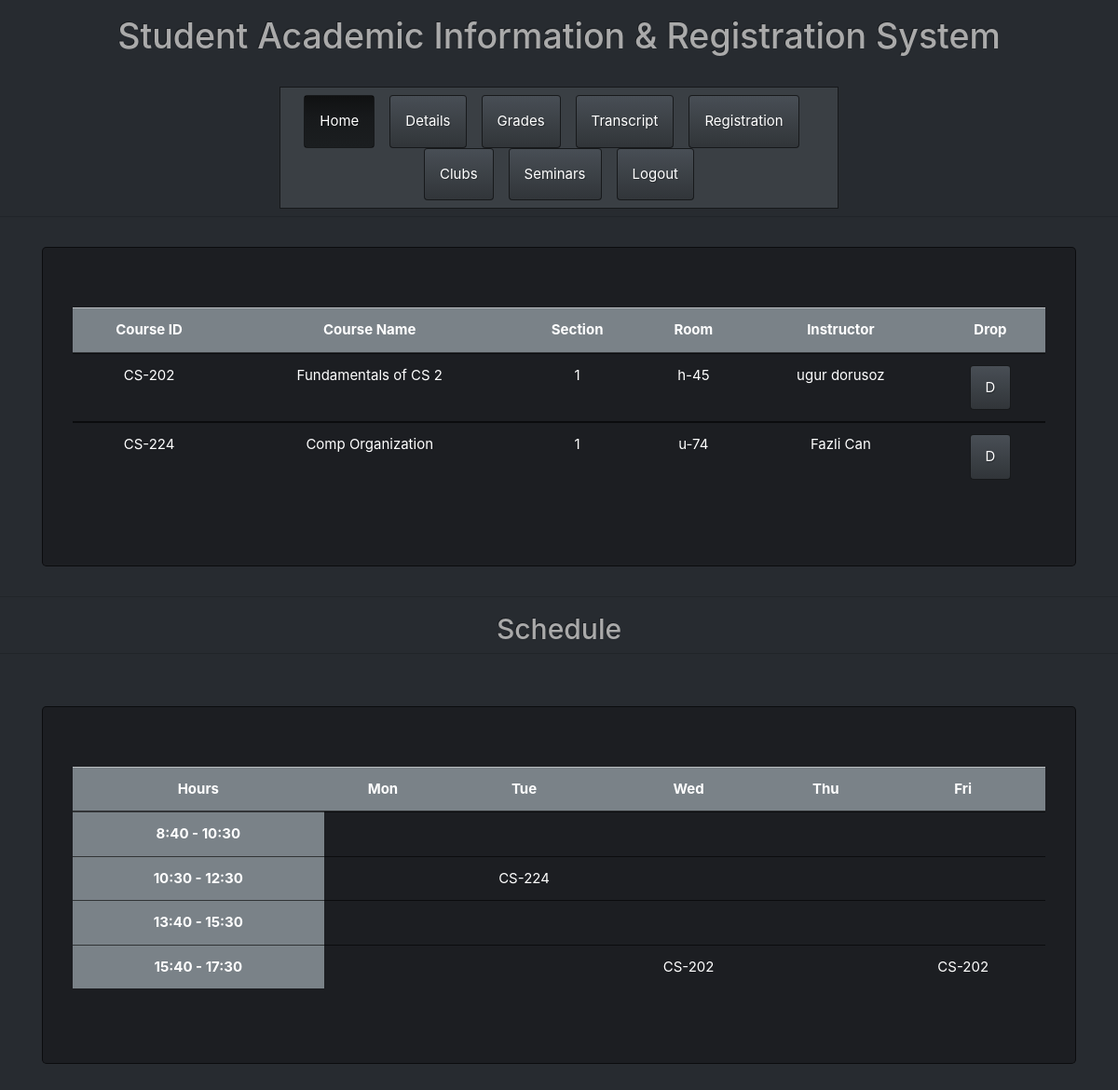
The app's page /html/Student/Home.php (signed in) with its own data.
### tables this page shows
CREATE TABLE `Course` (
  `course_ID` varchar(32) NOT NULL,
  `name` varchar(32) DEFAULT NULL,
  `a_grade` int(11) DEFAULT NULL,
  `f_grade` int(11) DEFAULT NULL,
  `info` varchar(64) DEFAULT NULL,
  `dept` varchar(32) DEFAULT NULL,
  `recommended_semester` int(11) DEFAULT NULL,
  `credits` int(11) DEFAULT NULL
);

CREATE TABLE `Sections` (
  `course_ID` varchar(32) NOT NULL,
  `sec_ID` int(64) NOT NULL,
  `semester` enum('Spring','Fall','Summer') NOT NULL,
  `year` int(11) NOT NULL,
  `instructor_ID` int(64) NOT NULL,
  `room_ID` varchar(32) DEFAULT NULL,
  `quota` int(11) DEFAULT NULL
);

CREATE TABLE `Person` (
  `person_ID` int(64) NOT NULL,
  `first_name` varchar(32) NOT NULL,
  `last_name` varchar(32) NOT NULL,
  `hash_password` varchar(32) NOT NULL,
  `login_status` enum('On','Off') DEFAULT NULL,
  `phone` varchar(32) DEFAULT NULL,
  `email` varchar(32) DEFAULT NULL,
  `gender` enum('Male','Female','Other') DEFAULT NULL,
  `address` varchar(64) DEFAULT NULL
);

### html/Student/Home.php (the view, shortened to what this page needs)
<?php
require "../../php/config.php";
if (isset($_SESSION['person_ID'])){
  try {
    $connection = new PDO($dsn, $username, $password, $options);
    $id = $_SESSION['person_ID'];
    $curr_semester = $_SESSION['curr_semester'];
    $curr_year = $_SESSION['curr_year'];
    $sql = "SELECT C.course_ID, S.sec_ID, S.room_ID, C.name, P.first_name, P.last_name, dept
            FROM Student_Sections as SS, Sections as S, Course as C, Person as P
            WHERE SS.course_ID = S.course_ID and SS.sec_ID = S.sec_ID and SS.semester = S.semester and
                  SS.year = S.year and S.course_ID = C.course_ID and S.instructor_ID = P.person_ID and
                  SS.student_ID = $id and SS.semester = '$curr_semester' and SS.year = $curr_year;";
    $statement1 = $connection->prepare($sql);
    $statement1->execute();
    $courses = $statement1->fetchAll();
    $sql = "SELECT course_ID, day, time, dept
            FROM Student_Sections natural join Has_Schedule natural join Time_Slot natural join Course
            WHERE student_ID = $id and semester = '$curr_semester' and year = $curr_year;";
    $statement1 = $connection->prepare($sql);
    $statement1->execute();
    $schedule = $statement1->fetchAll();
    $sched = array();
    foreach($schedule as $sc){
      $key = sprintf("%s_%s", $sc['day'], $sc['time']);
      $entry = sprintf("%s", $sc['course_ID']);
      $sched += [$key => $entry];
    }
        ?>
        <?php
  }catch(PDOException $error) {
    echo $sql . "<br>" . $error->getMessage();
  }
}else{
  header("Location: http://localhost/html/Login/Login_as_Student.php");
    exit();
}
?>
<!DOCTYPE html>
<html lang="en">
  <head>
    <link href="../../css/bootstrap.min.css" rel="stylesheet" />
    <link rel="stylesheet" href="../../css/style.css" />
    <link rel="stylesheet" href="https://use.fontawesome.com/releases/v5.7.0/css/all.css">
  </head>
  <body>
    <h1 class='text-center pb-4 pt-3'>Student Academic Information & Registration System</h1>
    <nav class="navbar sticky-top justify-content-center navbar-expand-lg navbar-dark bg-primary pt-2 pb-2 mx-auto" style="width: 50%;">
      <ul class="nav justify-content-center nav-pills ">
        <li class="nav-item pr-3">
          <a class="nav-link active" href="Home.php">Home</a>
        </li>
        <li class="nav-item pr-3">
          <a class="nav-link" href="Details.php">Details</a>
        </li>
        <li class="nav-item pr-3">
          <a class="nav-link" href="Grades.php">Grades</a>
        </li>
        <li class="nav-item pr-3">
          <a class="nav-link" href="Transcript.php">Transcript</a>
        </li>
        <li class="nav-item pr-3">
          <a class="nav-link" href="Registration.php">Registration</a>
        </li>
        <li class="nav-item pr-3">
          <a class="nav-link" href="Clubs.php">Clubs</a>
        </li>
        <li class="nav-item pr-3">
          <a class="nav-link" href="Seminars.php">Seminars</a>
        </li>
        <li class="nav-item">
          <a class="nav-link" href="../../php/logout.inc.php">Logout</a>
        </li>
      </ul>
    </nav>
    <div class="dropdown-divider pt-4"></div>
    <div class="container">
      <div class="jumbotron">
        <table class="table table-hover justify-content-center text-center">
          <thead>
            <tr class="table-secondary">
              <th scope="col">Course ID</th>
              <th scope="col">Course Name</th>
              <th scope="col">Section</th>
              <th scope="col">Room</th>
              <th scope="col">Instructor</th>
              <th scope="col">Drop</th>
            </tr>
          </thead>
          <?php
            foreach($courses as $course){?>
              <tbody>
                <tr >
                  <td><?php echo $course['course_ID']; ?></td>
                  <td><?php echo $course['name']; ?></td>
                  <td><?php echo $course['sec_ID']; ?></td>
                  <td><?php echo $course['room_ID']; ?></td>
                  <td><?php echo $course['first_name']; $l_n = $course['last_name']; echo " $l_n";?></td>
                  <td>
                    <form method="post" action="">
                      <?php
                        $name = $course['course_ID'];
                      ?>
                      <input type="submit" class="btn btn-primary" name="<?php echo $name; ?>" role="button" value="D">
                    </form>
                  </td>
                </tr>
              </tbody>
          <?php } ?>
        </table>
      </div>
    </div>
    <div class="dropdown-divider pb-2"></div>
    <h2 class='text-center'>Schedule</h2>
    <div class="dropdown-divider pt-5"></div>
    <div class="container">
      <div class="jumbotron">
        <table class="table table-hover justify-content-center text-center">
          <thead>
            <tr class="table-secondary">
              <th scope="col">Hours</th>
              <th scope="col">Mon</th>
              <th scope="col">Tue</th>
              <th scope="col">Wed</th>
              <th scope="col">Thu</th>
              <th scope="col">Fri</th>
            </tr>
          </thead>
          <tbody>
            <tr>
              <th class="table-secondary" scope="row">8:40 - 10:30</th>
              <td><?php if (isset($sched['Mon_8-10'])){echo $sched['Mon_8-10'];}?></td>
              <td><?php if (isset($sched['Tue_8-10'])){echo $sched['Tue_8-10'];}?></td>
              <td><?php if (isset($sched['Wed_8-10'])){echo $sched['Wed_8-10'];}?></td>
              <td><?php if (isset($sched['Thu_8-10'])){echo $sched['Thu_8-10'];}?></td>
              <td><?php if (isset($sched['Fri_8-10'])){echo $sched['Fri_8-10'];}?></td>
            </tr>
            <tr>
              <th class="table-secondary" scope="row">10:30 - 12:30</th>
              <td><?php if (isset($sched['Mon_10-12'])){echo $sched['Mon_10-12'];}?></td>
              <td><?php if (isset($sched['Tue_10-12'])){echo $sched['Tue_10-12'];}?></td>
              <td><?php if (isset($sched['Wed_10-12'])){echo $sched['Wed_10-12'];}?></td>
              <td><?php if (isset($sched['Thu_10-12'])){echo $sched['Thu_10-12'];}?></td>
              <td><?php if (isset($sched['Fri_10-12'])){echo $sched['Fri_10-12'];}?></td>
            </tr>
            <tr>
              <th class="table-secondary" scope="row">13:40 - 15:30</th>
              <td><?php if (isset($sched['Mon_13-15'])){echo $sched['Mon_13-15'];}?></td>
              <td><?php if (isset($sched['Tue_13-15'])){echo $sched['Tue_13-15'];}?></td>
              <td><?php if (isset($sched['Wed_13-15'])){echo $sched['Wed_13-15'];}?></td>
              <td><?php if (isset($sched['Thu_13-15'])){echo $sched['Thu_13-15'];}?></td>
              <td><?php if (isset($sched['Fri_13-15'])){echo $sched['Fri_13-15'];}?></td>
            </tr>
            <tr>
              <th class="table-secondary" scope="row">15:40 - 17:30</th>
              <td><?php if (isset($sched['Mon_15-17'])){echo $sched['Mon_15-17'];}?></td>
              <td><?php if (isset($sched['Tue_15-17'])){echo $sched['Tue_15-17'];}?></td>
              <td><?php if (isset($sched['Wed_15-17'])){echo $sched['Wed_15-17'];}?></td>
              <td><?php if (isset($sched['Thu_15-17'])){echo $sched['Thu_15-17'];}?></td>
              <td><?php if (isset($sched['Fri_15-17'])){echo $sched['Fri_15-17'];}?></td>
            </tr>
          </tbody>
        </table>
      </div>
    </div>
  </body>
</html>

### records on screen
course: course_ID "CS-202", name "Fundamentals of CS 2", sections.sec_ID "1", sections.room_ID "h-45", person.first_name "ugur", person.last_name "dorusoz"
course: course_ID "CS-224", name "Comp Organization", sections.sec_ID "1", sections.room_ID "u-74", person.first_name "Fazli", person.last_name "Can"

### other values on screen
$sched['Tue_10-12'] "CS-224"
$sched['Wed_15-17'] "CS-202"
$sched['Fri_15-17'] "CS-202"
